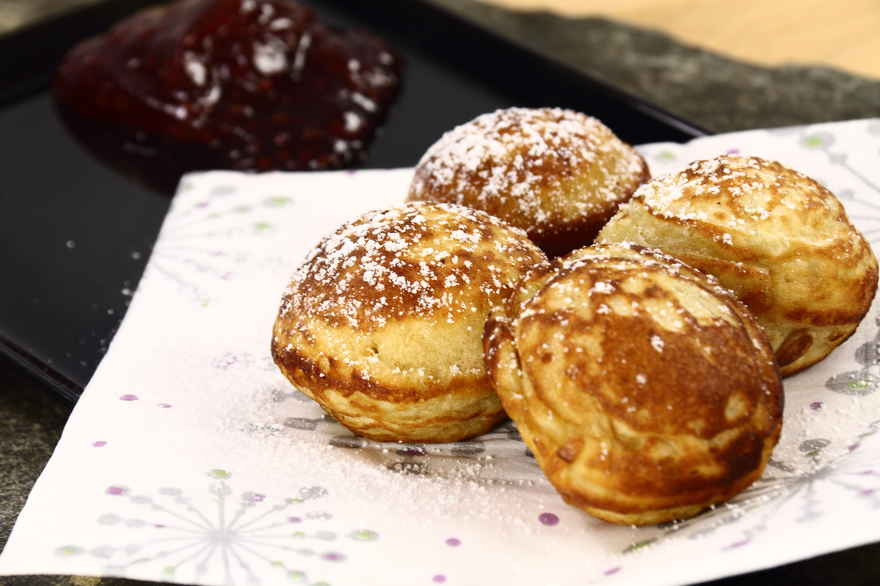
#> input picture bleskive.jpg, 880 x 586 px
$ python bitch.py.py
#> lines starting #> are read from the running program, lines starting #| are printed output that depends on the picture
import cv2 as cv2
import numpy as np
from tqdm import tqdm

img = cv2.imread('bleskive.jpg')
#> img is the input picture: shape (586, 880, 3); mean B, G, R 115.3, 138.8, 163.8

H, W, _ = img.shape
#> H = 586; W = 880
img_radius = min(W, H)/2
#> img_radius = 293

outer_radius = 2
inner_radius = 0.5

phi = np.pi/4
mu = np.tan(phi)
revert_matrix = np.array([[1, mu], [-mu, 1]])

width = np.log(outer_radius) - np.log(inner_radius)

def transform_coords(x,y):
    return ((x-W/2)*outer_radius/img_radius, (H/2 - y) * outer_radius/img_radius)

def revert_coords(x,y):
    return (x/outer_radius*img_radius+W/2, H/2 - y*img_radius/outer_radius)

def transform_output_coords(x,y):
    return ((x-resolution[0]/2)*output_radius/output_radius_img, (resolution[1]/2-y)*output_radius / output_radius_img)


def transform_image():
    trans_img = np.zeros((W, H, 2))

    for x in range(W):
        for y in range(H):
            X, Y = transform_coords(x, y)
            sqr_dist = X*X + Y*Y
            if sqr_dist > outer_radius*outer_radius or sqr_dist < inner_radius * inner_radius:
                trans_img[x, y] = [0, -1]

            angle = np.angle(X+1j*Y)
            angle += 2*np.pi if angle < 0 else 0
            trans_img[x,y] = [np.log(np.sqrt(sqr_dist)), angle]

    trans_img[:,:,0] -= np.log(inner_radius)
    return trans_img


def transform_output_image():
    trans_output = np.zeros((*resolution, 2))
    for y in range(resolution[0]):
        for x in range(resolution[1]):
            X, Y = transform_output_coords(x,y)
            trans_output[y, x] = [X,Y]


    dists = np.log(np.sqrt(trans_output[:, :, 0]**2 + trans_output[:, :, 1]**2))
    angles = np.angle(trans_output[:, :, 0] + 1j * trans_output[:, :, 1])
    angles[angles < 0] += 2*np.pi
    angles += mu*dists


    trans_output[:,:, 0] = dists
    trans_output[:,:, 1] = angles
    for y in range(resolution[0]):
        for x in range(resolution[1]):
            trans_output[y,x] = np.dot(revert_matrix, trans_output[y,x])

    trans_output[:, :, 0] -= np.log(inner_radius)
    trans_output[:, :, 0] %= width
    trans_output[:, :, 0] += np.log(inner_radius)
    return trans_output

def get_pixel(x,y):
    Z = trans_img - trans_output[x,y]
    dists = Z[:, :, 0] ** 2 + Z[:,:, 1]**2
    M = np.argmax(-dists)
    Y = M // H
    X = M % H
    return img[X, Y]

def get_pixels():
    mags = np.exp(trans_output[:, :, 0])
    angles = trans_output[:,:,1]
    X = mags * np.cos(angles)
    Y = mags * np.sin(angles)
    x, y = revert_coords(X, Y)
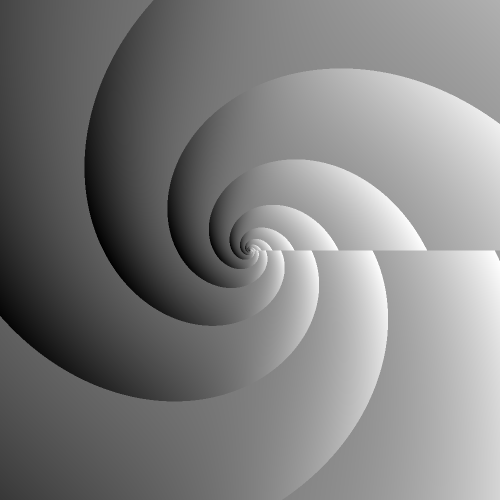
#> X: shape (1000, 1000) float64 (shown at 1/2 size); 0% of the values are NaN or infinite; the others: min -2, max 2, mean 0.00956; drawn with min black, max white, NaN and infinite black

    return x, y


resolution = (1000,1000)
output_radius = 2
output_radius_img = min(*resolution)/2
output_img = np.zeros((*resolution, 3), np.uint8)

trans_output = transform_output_image()


X, Y = get_pixels()


for y in tqdm(range(resolution[0])):
    for x in range(resolution[1]):
        if x == resolution[0]/2 and y == resolution[1]/2:
            output_img[y,x] = img[H//2, W//2]
            continue

        output_img[y, x] = img[int(Y[y,x]), int(X[y,x])]
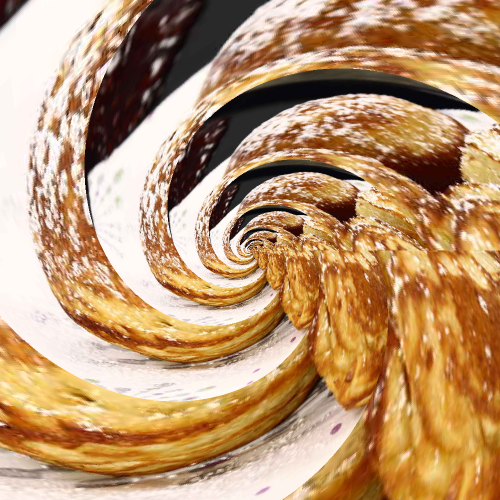
#> output_img: shape (1000, 1000, 3) (shown at 1/2 size); mean B, G, R 111.1, 149.8, 187.9

cv2.imwrite('output.jpg', output_img)
